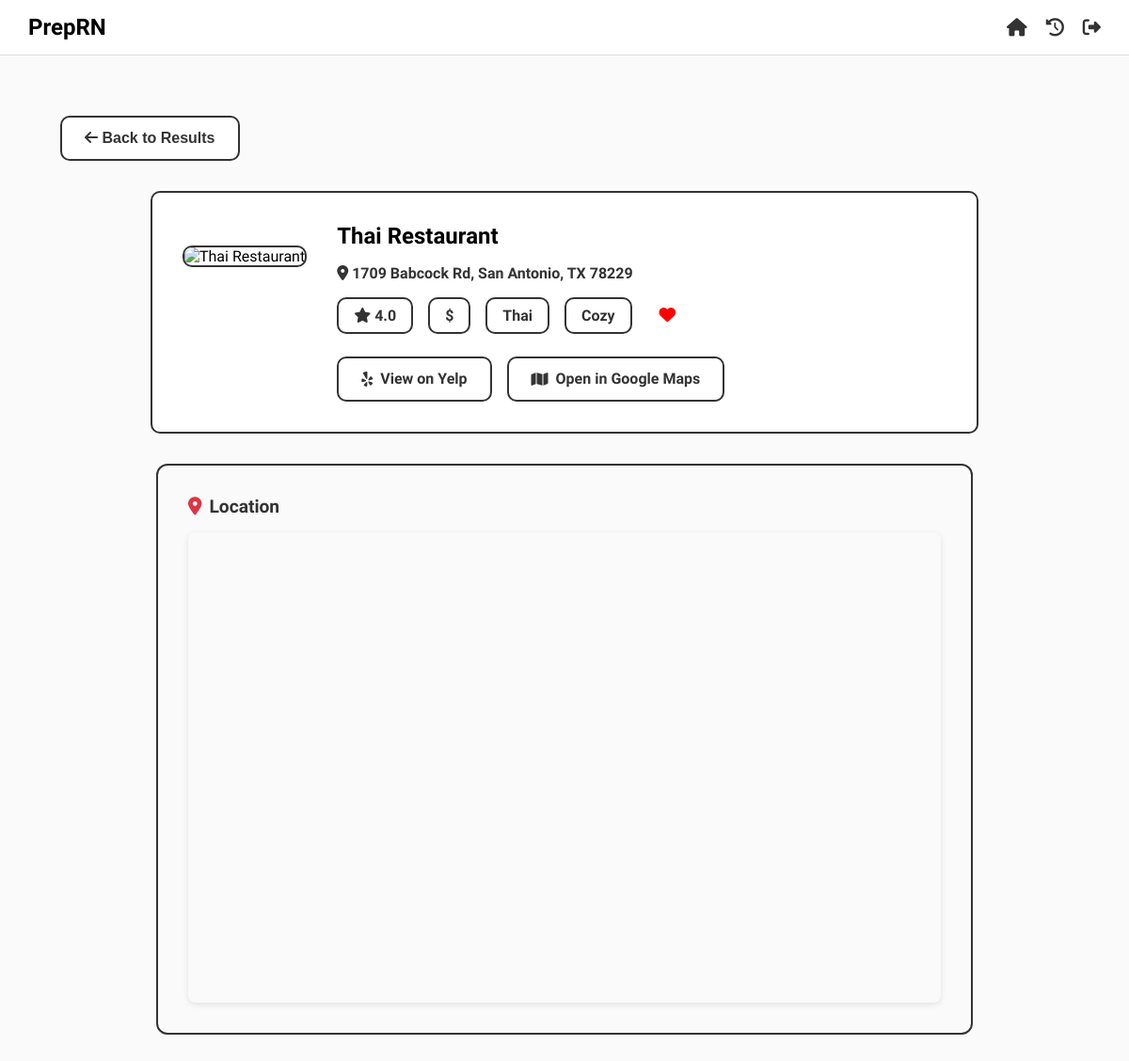
The app's page /restaurant/Thai Restaurant/1709 Babcock Rd, San Antonio, TX 78229 (signed in) with its own data.
### tables this page shows
CREATE TABLE "foodiesrn_recommendations" (
	name TEXT, 
	location TEXT, 
	price TEXT, 
	rating FLOAT, 
	url TEXT, 
	user_location TEXT, 
	cuisine TEXT, 
	vibe TEXT, 
	user_id BIGINT
, image_url TEXT, distance_meters REAL, driving_distance_miles REAL, driving_duration_minutes REAL, loved BOOLEAN DEFAULT FALSE);

### app.py (the view)
@app.route("/restaurant/<path:restaurant_name>/<path:restaurant_location>")
def restaurant_detail(restaurant_name, restaurant_location):
    if "user_id" not in session:
        return redirect(url_for("login_view"))
    user_id = session["user_id"]
    saved_restaurants = view_saved_recommendations(user_id)
    restaurant = None
    for r in saved_restaurants:
        if r.name == restaurant_name and r.location == restaurant_location:
            restaurant = r
            break
    if not restaurant:
        flash("Restaurant not found.")
        return redirect(url_for("foodies"))
    maps_query = f"{restaurant_name} {restaurant_location}"
    return render_template("restaurant_detail.html",
                         restaurant=restaurant,
                         maps_query=maps_query)

### FoodiesRN/run_foodiesrn.py (called while the page is built)
def create_foodiesrn_table():
    with engine.connect() as connection:
        connection.execute(db.text(f"""
            CREATE TABLE IF NOT EXISTS {TABLE_RN} (
                id INTEGER PRIMARY KEY AUTOINCREMENT,
                name TEXT NOT NULL,
                location TEXT,
                price TEXT,
                rating REAL,
                url TEXT,
                user_location TEXT,
                cuisine TEXT,
                vibe TEXT,
                user_id INTEGER,
                image_url TEXT,
                distance_meters REAL,
                driving_distance_miles REAL,
                driving_duration_minutes REAL,
                loved BOOLEAN DEFAULT FALSE
            )
        """))
        connection.commit()

def view_saved_recommendations(user_id):
    create_foodiesrn_table()
    with engine.connect() as connection:
        results = connection.execute(
            db.text(f"""
                SELECT name, location, rating, price, url, image_url, cuisine, vibe, user_location,
                distance_meters, driving_distance_miles, driving_duration_minutes, loved
                FROM {TABLE_RN}
                WHERE user_id = :uid
            """),
            {"uid": user_id}
        ).fetchall()
    if results:
        return results
    return results

### templates/restaurant_detail.html (shortened to what this page needs)
{% extends "layout.html" %}
{% block content %}
<link rel="stylesheet" href="{{ url_for('static', filename='restaurant_detail.css') }}">
<div class="restaurant-detail-wrapper">
  <button onclick="history.back()" class="back-button">
    <i class="fas fa-arrow-left"></i> Back to Results
  </button>
  <div class="restaurant-header">
    <div class="restaurant-info">
      <div class="restaurant-image">
        <img src="{{ restaurant.image_url }}" alt="{{ restaurant.name }}"
             onerror="this.onerror=null;this.src='https://st4.depositphotos.com/14953852/24787/v/450/depositphotos_247872612-stock-illustration-no-image-available-icon-vector.jpg';">
      </div>
      <div class="restaurant-details">
        <h1>{{ restaurant.name }}</h1>
        <p class="location"><i class="fas fa-map-marker-alt"></i> {{ restaurant.location }}</p>
        <div class="rating-price-cuisine-vibe">
          <span class="rating"><i class="fas fa-star"></i> {{ restaurant.rating }}</span>
          <span class="price">{{ restaurant.price }}</span>
          <span class="price">{{ restaurant.cuisine }}</span>
          <span class="price">{{ restaurant.vibe }}</span>
          <button class="heart-btn-inline" onclick="toggleLove('{{ restaurant.name }}', '{{ restaurant.location }}', this)">
            {% if restaurant.loved %}
            <i class="fas fa-heart" style="color: red;"></i>
            {% else %}
            <i class="far fa-heart"></i>
            {% endif %}
          </button>
        </div>
        <div class="action-buttons">
          <a href="{{ restaurant.url }}" target="_blank" class="yelp-btn">
            <i class="fab fa-yelp"></i> View on Yelp
          </a>
          <a href="https://www.google.com/maps/search/?api=1&query={{ maps_query | urlencode }}"
             target="_blank" class="maps-btn">
            <i class="fas fa-map"></i> Open in Google Maps
          </a>
        </div>
      </div>
    </div>
  </div>
  <div class="restaurant-map">
    <h3><i class="fas fa-map-marker-alt"></i> Location</h3>
    <div class="map-container">
      <iframe
        src="https://maps.google.com/maps?q={{ (restaurant.name + ' ' + restaurant.location) | urlencode }}&output=embed"
        width="100%"
        height="500"
        style="border:0;"
        allowfullscreen=""
        loading="lazy"
>
      </iframe>
    </div>
  </div>
</div>
{% endblock %}

### static/layout.css (style rules this page uses)
body { margin: 0; font-family: 'Segoe UI', sans-serif; background-color: #fafafa; }

### static/restaurant_detail.css (style rules this page uses)
.restaurant-detail-wrapper { max-width: 1200px; margin: 0 auto; padding: 2rem; background-color: #fafafa; min-height: 100vh; font-family: 'Segoe UI', sans-serif; }
.back-button { width: auto; padding: 0.8em 1.5em; font-size: 1rem; font-weight: bold; border-radius: 10px; border: 2px solid #333; cursor: pointer; background-color: #ffffff; color: #333; transition: background-color 0.3s ease; margin-bottom: 2em; margin-top: 2em; margin-left: 2em; }
.restaurant-header { background-color: #ffffff; border: 2px solid #333; border-radius: 10px; padding: 2rem; margin-bottom: 2em; margin-left: 35rem; margin-right: 35rem; }
.restaurant-info { display: flex; gap: 2rem; align-items: flex-start; }
.restaurant-image img { width: 200px; height: 150px; object-fit: cover; border-radius: 10px; border: 2px solid #333; margin-top: 1.5em; }
.restaurant-details { flex: 1; }
.restaurant-details h1 { margin: 0 0 1rem 0; color: black; font-weight: bold; font-size: 1.5rem; }
.location { color: #333; margin-bottom: 1rem; font-weight: bold; }
.rating-price-cuisine-vibe { display: flex; gap: 1rem; margin-bottom: 1.5rem; align-items: center; flex-wrap: wrap; }
.rating, .price { padding: 0.5rem 1rem; border-radius: 10px; background-color: #ffffff; border: 2px solid #333; font-weight: bold; color: #333; }
.action-buttons { display: flex; gap: 1rem; flex-wrap: wrap; }
.yelp-btn, .maps-btn { padding: 0.8em 1.5em; font-size: 1rem; font-weight: bold; border-radius: 10px; border: 2px solid #333; cursor: pointer; background-color: #ffffff; color: #333; transition: background-color 0.3s ease; text-decoration: none; display: inline-flex; align-items: center; gap: 0.5rem; }
.heart-btn-inline { background: none !important; border: none !important; cursor: pointer; padding: 0.3rem !important; font-size: 1.1rem !important; transition: transform 0.2s ease; margin-left: 0.5rem; border-radius: 0 !important; }
.heart-btn-inline i { color: #666; transition: color 0.2s ease; }
@media (max-width: 1600px) { .restaurant-header, .restaurant-description, .additional-info { margin-left: 25rem; margin-right: 25rem; } }
@media (max-width: 1400px) { .restaurant-header, .restaurant-description, .additional-info { margin-left: 15rem; margin-right: 15rem; } }
@media (max-width: 1200px) { .restaurant-header, .restaurant-description, .additional-info { margin-left: 8rem; margin-right: 8rem; } }
.restaurant-map { margin-top: 2rem; background-color: white; border-radius: 12px; border: 2px solid #333; max-width: 1200px; width: 50em; margin: 0 auto; padding: 2rem; background-color: #fafafa; margin-bottom: 4em; }
.restaurant-map h3 { margin: 0 0 1rem 0; color: #333; font-size: 1.2rem; display: flex; align-items: center; gap: 0.5rem; }
.restaurant-map h3 i { color: #dc3545; }
.map-container { border-radius: 8px; overflow: hidden; box-shadow: 0 2px 6px rgba(0,0,0,0.1); }
.map-container iframe { display: block; border-radius: 8px; }

### records on screen
foodiesrn_recommendations: name "Thai Restaurant", location "1709 Babcock Rd, San Antonio, TX 78229", rating "4.0", price "$", cuisine "Thai", vibe "Cozy"
